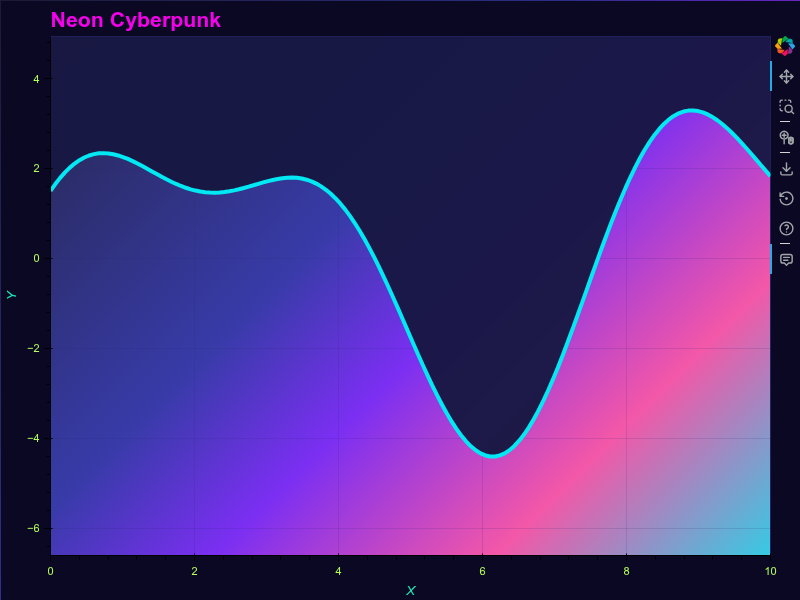

This chart was generated by the following Python code:
import numpy as np
from bokeh_rocks import save_plot, create_gradient_masked_plot
from bokeh.plotting import show
x_ocean = np.linspace(0, 10, 150)
y_ocean = np.sin(x_ocean * 0.8) * 3 + np.cos(x_ocean * 1.5) * 1.5

neon_plot = create_gradient_masked_plot(
    x_data=x_ocean,
    y_data=y_ocean,
    gradient_colors=["#22223b 0%", "#383ba8 40%", "#7b2ff2 55%", "#f357a8 75%", "#03e9f4 100%"],
    gradient_direction="135deg",  # Diagonal
    mask_color="#181843",
    line_color="#03e9f4",
    line_width=4,
    title="Neon Cyberpunk",
    border_color="#0b0824",
    grid_color="#282872",
    grid_alpha=0.15,
    title_color="#f500ea",
    axis_label_color="#1de9b6",
    tick_label_color="#b2ff59"
)
show(neon_plot)

save_plot(neon_plot, "output/area_07")  
